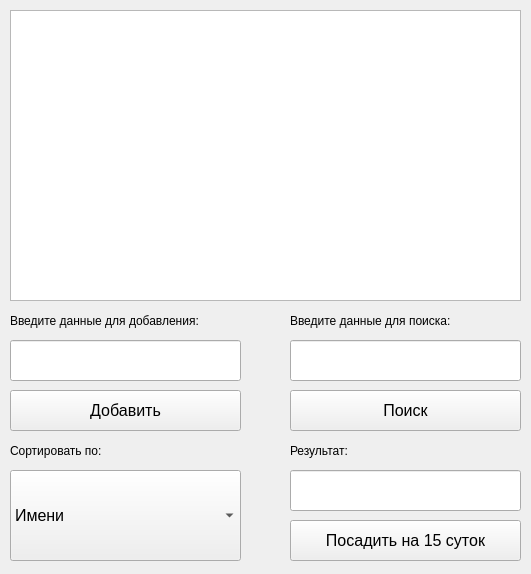
<?xml version="1.0" encoding="UTF-8"?>
<ui version="4.0">
 <class>Criminals_widgets</class>
 <widget class="QWidget" name="Criminals_widgets">
  <property name="geometry">
   <rect>
    <x>0</x>
    <y>0</y>
    <width>531</width>
    <height>574</height>
   </rect>
  </property>
  <property name="windowTitle">
   <string>Form</string>
  </property>
  <widget class="QTableView" name="base_of_criminals">
   <property name="geometry">
    <rect>
     <x>10</x>
     <y>10</y>
     <width>511</width>
     <height>291</height>
    </rect>
   </property>
  </widget>
  <widget class="QLineEdit" name="lineEdit">
   <property name="geometry">
    <rect>
     <x>10</x>
     <y>340</y>
     <width>231</width>
     <height>41</height>
    </rect>
   </property>
  </widget>
  <widget class="QLabel" name="label">
   <property name="geometry">
    <rect>
     <x>10</x>
     <y>300</y>
     <width>231</width>
     <height>41</height>
    </rect>
   </property>
   <property name="font">
    <font>
     <pointsize>9</pointsize>
    </font>
   </property>
   <property name="text">
    <string>Введите данные для добавления:</string>
   </property>
  </widget>
  <widget class="QPushButton" name="pushButton">
   <property name="geometry">
    <rect>
     <x>10</x>
     <y>390</y>
     <width>231</width>
     <height>41</height>
    </rect>
   </property>
   <property name="font">
    <font>
     <pointsize>12</pointsize>
    </font>
   </property>
   <property name="text">
    <string>Добавить</string>
   </property>
  </widget>
  <widget class="QLineEdit" name="lineEdit_2">
   <property name="geometry">
    <rect>
     <x>290</x>
     <y>340</y>
     <width>231</width>
     <height>41</height>
    </rect>
   </property>
  </widget>
  <widget class="QLabel" name="label_2">
   <property name="geometry">
    <rect>
     <x>290</x>
     <y>300</y>
     <width>231</width>
     <height>41</height>
    </rect>
   </property>
   <property name="font">
    <font>
     <pointsize>9</pointsize>
    </font>
   </property>
   <property name="text">
    <string>Введите данные для поиска:</string>
   </property>
  </widget>
  <widget class="QPushButton" name="pushButton_2">
   <property name="geometry">
    <rect>
     <x>290</x>
     <y>390</y>
     <width>231</width>
     <height>41</height>
    </rect>
   </property>
   <property name="font">
    <font>
     <pointsize>12</pointsize>
    </font>
   </property>
   <property name="text">
    <string>Поиск</string>
   </property>
  </widget>
  <widget class="QLabel" name="label_3">
   <property name="geometry">
    <rect>
     <x>300</x>
     <y>470</y>
     <width>261</width>
     <height>41</height>
    </rect>
   </property>
   <property name="font">
    <font>
     <pointsize>9</pointsize>
    </font>
   </property>
   <property name="text">
    <string>Результат:</string>
   </property>
  </widget>
  <widget class="QLineEdit" name="lineEdit_4">
   <property name="geometry">
    <rect>
     <x>290</x>
     <y>470</y>
     <width>231</width>
     <height>41</height>
    </rect>
   </property>
   <property name="text">
    <string/>
   </property>
  </widget>
  <widget class="QLabel" name="label_4">
   <property name="geometry">
    <rect>
     <x>290</x>
     <y>430</y>
     <width>231</width>
     <height>41</height>
    </rect>
   </property>
   <property name="font">
    <font>
     <pointsize>9</pointsize>
    </font>
   </property>
   <property name="text">
    <string>Результат:</string>
   </property>
  </widget>
  <widget class="QComboBox" name="comboBox">
   <property name="geometry">
    <rect>
     <x>10</x>
     <y>470</y>
     <width>231</width>
     <height>91</height>
    </rect>
   </property>
   <property name="font">
    <font>
     <pointsize>12</pointsize>
    </font>
   </property>
   <item>
    <property name="text">
     <string>Имени</string>
    </property>
   </item>
   <item>
    <property name="text">
     <string>Дате рождения</string>
    </property>
   </item>
   <item>
    <property name="text">
     <string>Кол-ву задержаний</string>
    </property>
   </item>
  </widget>
  <widget class="QLabel" name="label_5">
   <property name="geometry">
    <rect>
     <x>10</x>
     <y>430</y>
     <width>231</width>
     <height>41</height>
    </rect>
   </property>
   <property name="font">
    <font>
     <pointsize>9</pointsize>
    </font>
   </property>
   <property name="text">
    <string>Сортировать по:</string>
   </property>
  </widget>
  <widget class="QPushButton" name="Put_in_Jail">
   <property name="geometry">
    <rect>
     <x>290</x>
     <y>520</y>
     <width>231</width>
     <height>41</height>
    </rect>
   </property>
   <property name="font">
    <font>
     <pointsize>12</pointsize>
    </font>
   </property>
   <property name="text">
    <string>Посадить на 15 суток</string>
   </property>
  </widget>
 </widget>
 <resources/>
 <connections/>
</ui>
